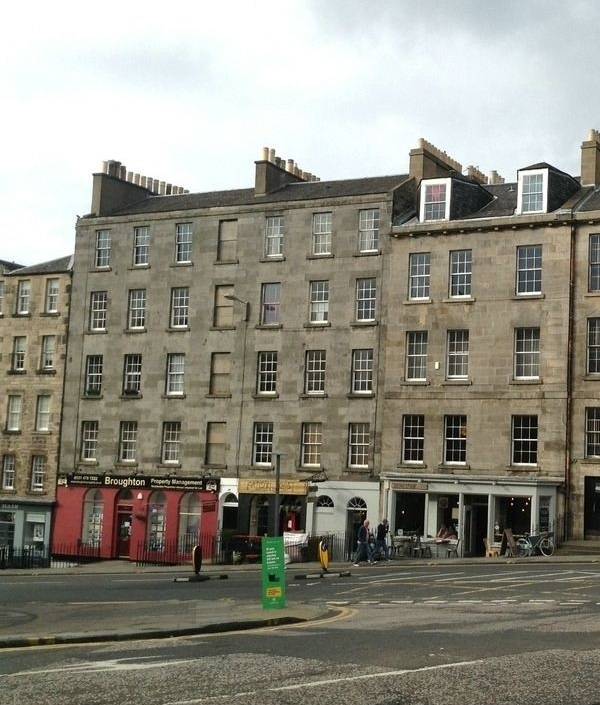
#> input picture test1.jpg, 600 x 705 px, found by its file name
$ python 11.py
#> lines starting #> are read from the running program, lines starting #| are printed output that depends on the picture
import numpy as np
import cv2

img1 = cv2.imread('C:\\Users\\liu\\Documents\\python\\opencv\\image\\test1.jpg')
#> img1 is the input picture: shape (705, 600, 3); mean B, G, R 129.9, 141.3, 143.4
img2 = cv2.imread('C:\\Users\\liu\\Documents\\python\\opencv\\image\\test2.jpg')
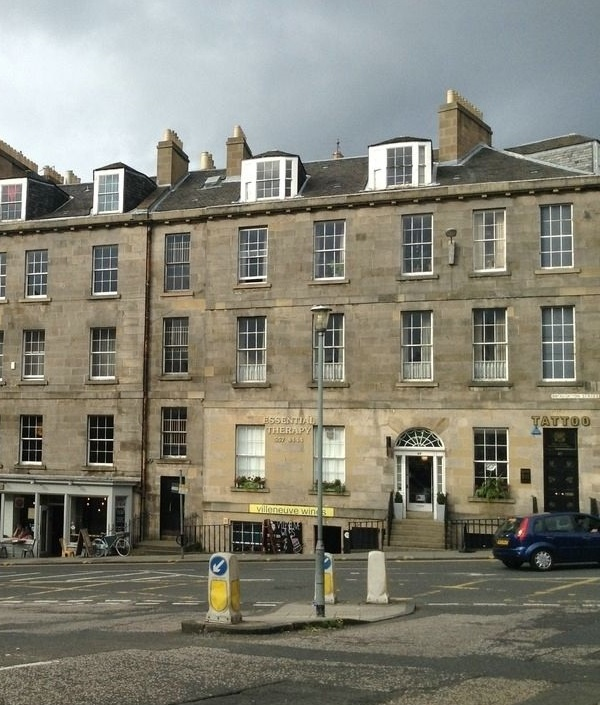
#> input picture test2.jpg, 600 x 705 px, found by its file name
#> img2 is the input picture: shape (705, 600, 3); mean B, G, R 116.6, 129.7, 131.3

srcImg = cv2.copyMakeBorder(img1, 0, 0, 0, 200, cv2.BORDER_CONSTANT, value=(0, 0, 0))
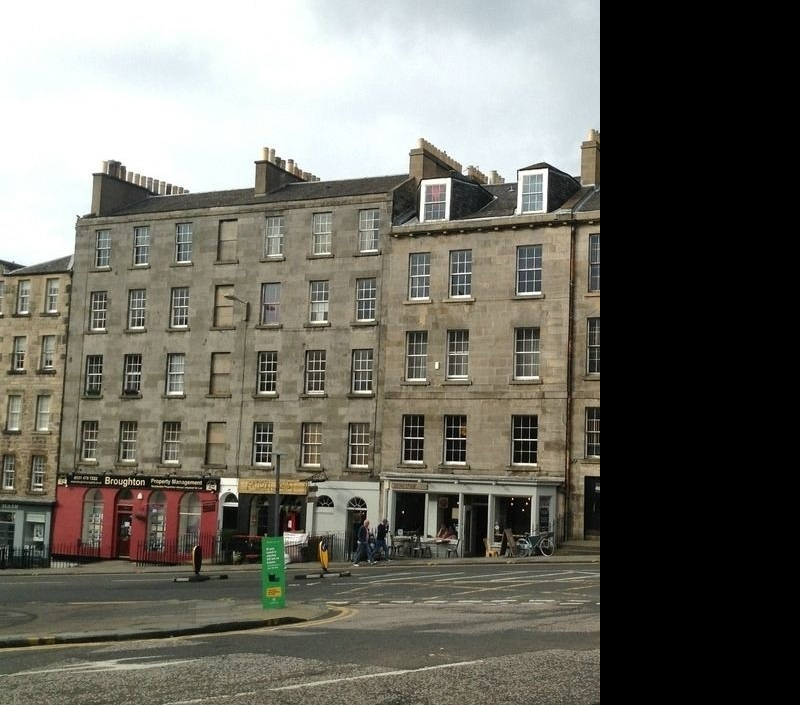
#> srcImg: shape (705, 800, 3); mean B, G, R 97.5, 106, 107.5
testImg = cv2.copyMakeBorder(img2, 0, 0, 200, 0, cv2.BORDER_CONSTANT, value=(0, 0, 0))
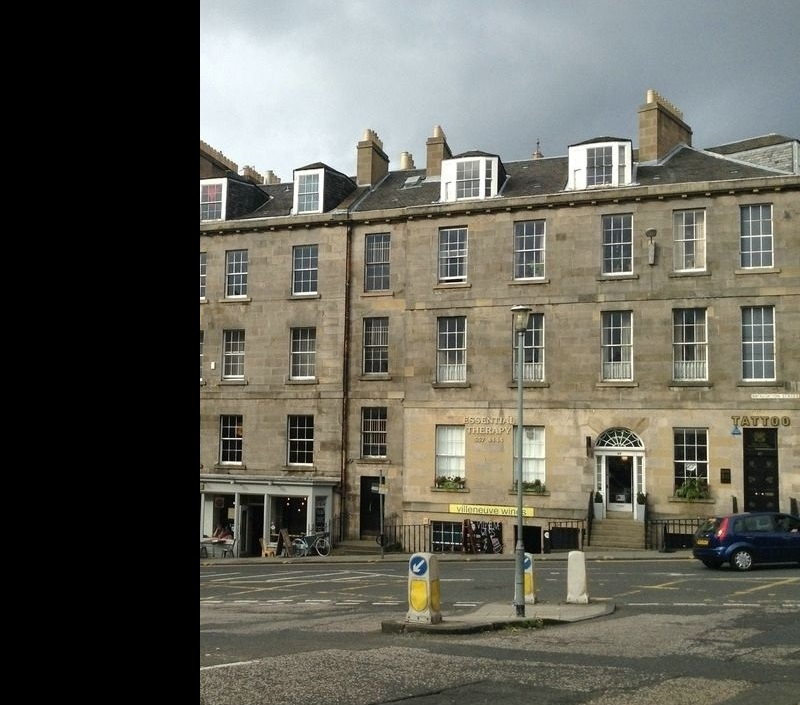
#> testImg: shape (705, 800, 3); mean B, G, R 87.4, 97.2, 98.5
img1gray = cv2.cvtColor(srcImg, cv2.COLOR_BGR2GRAY)
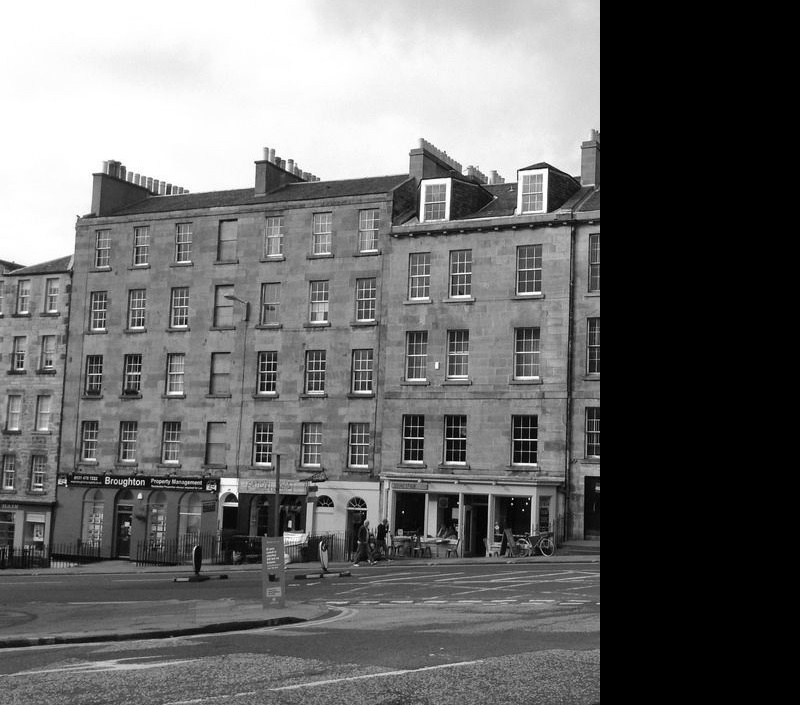
#> img1gray: shape (705, 800); min 0, max 255, mean 105.5
img2gray = cv2.cvtColor(testImg, cv2.COLOR_BGR2GRAY)
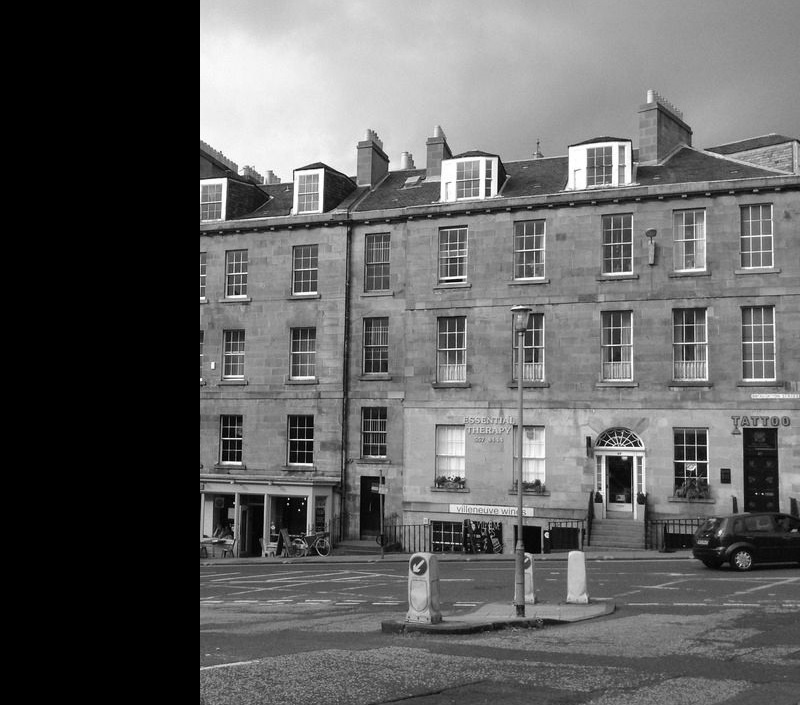
#> img2gray: shape (705, 800); min 0, max 255, mean 96.5
# 将Hessian Threshold设置为400,阈值越大能检测的特征就越少
hessian = 400
#> (the run stopped early here; a loop or call above may not have finished)
